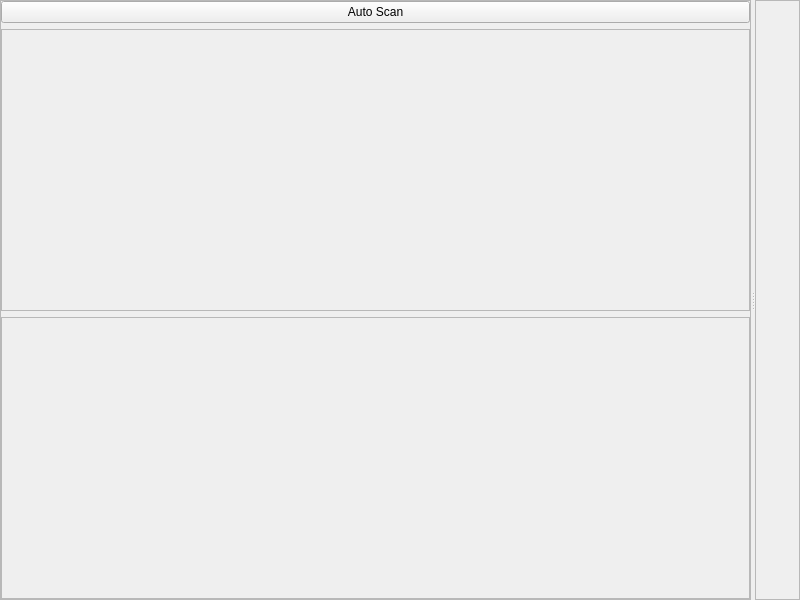
<?xml version="1.0" encoding="UTF-8"?>
<ui version="4.0">
 <class>MainWindow</class>
 <widget class="QMainWindow" name="MainWindow">
  <property name="geometry">
   <rect>
    <x>0</x>
    <y>0</y>
    <width>800</width>
    <height>600</height>
   </rect>
  </property>
  <property name="windowTitle">
   <string>MainWindow</string>
  </property>
  <widget class="QWidget" name="centralwidget">
   <layout class="QGridLayout" name="gridLayout">
    <property name="margin">
     <number>0</number>
    </property>
    <property name="spacing">
     <number>0</number>
    </property>
    <item row="0" column="0">
     <widget class="QSplitter" name="splitter">
      <property name="orientation">
       <enum>Qt::Horizontal</enum>
      </property>
      <widget class="QFrame" name="frame">
       <property name="sizePolicy">
        <sizepolicy hsizetype="Maximum" vsizetype="Preferred">
         <horstretch>0</horstretch>
         <verstretch>0</verstretch>
        </sizepolicy>
       </property>
       <property name="frameShape">
        <enum>QFrame::StyledPanel</enum>
       </property>
       <property name="frameShadow">
        <enum>QFrame::Raised</enum>
       </property>
       <property name="class" stdset="0">
        <string>PeripheralCollection</string>
       </property>
       <layout class="QVBoxLayout" name="verticalLayout">
        <property name="spacing">
         <number>6</number>
        </property>
        <property name="margin">
         <number>0</number>
        </property>
        <item>
         <widget class="QPushButton" name="pushButton">
          <property name="text">
           <string>Auto Scan</string>
          </property>
         </widget>
        </item>
        <item>
         <widget class="QScrollArea" name="scrollArea">
          <property name="minimumSize">
           <size>
            <width>200</width>
            <height>0</height>
           </size>
          </property>
          <property name="styleSheet">
           <string notr="true"/>
          </property>
          <property name="widgetResizable">
           <bool>true</bool>
          </property>
          <widget class="QWidget" name="scrollLayout">
           <property name="geometry">
            <rect>
             <x>0</x>
             <y>0</y>
             <width>745</width>
             <height>265</height>
            </rect>
           </property>
           <layout class="QVBoxLayout" name="nodeArea">
            <property name="spacing">
             <number>0</number>
            </property>
            <property name="margin">
             <number>0</number>
            </property>
            <item>
             <spacer name="verticalSpacer">
              <property name="orientation">
               <enum>Qt::Vertical</enum>
              </property>
              <property name="sizeHint" stdset="0">
               <size>
                <width>20</width>
                <height>40</height>
               </size>
              </property>
             </spacer>
            </item>
           </layout>
          </widget>
         </widget>
        </item>
        <item>
         <widget class="QScrollArea" name="scrollArea_2">
          <property name="styleSheet">
           <string notr="true"/>
          </property>
          <property name="widgetResizable">
           <bool>true</bool>
          </property>
          <widget class="QWidget" name="scroll2layout">
           <property name="geometry">
            <rect>
             <x>0</x>
             <y>0</y>
             <width>745</width>
             <height>265</height>
            </rect>
           </property>
           <property name="styleSheet">
            <string notr="true"/>
           </property>
           <layout class="QVBoxLayout" name="paramMenus">
            <property name="spacing">
             <number>0</number>
            </property>
            <property name="margin">
             <number>0</number>
            </property>
            <item>
             <spacer name="verticalSpacer_2">
              <property name="orientation">
               <enum>Qt::Vertical</enum>
              </property>
              <property name="sizeHint" stdset="0">
               <size>
                <width>20</width>
                <height>40</height>
               </size>
              </property>
             </spacer>
            </item>
           </layout>
          </widget>
         </widget>
        </item>
       </layout>
      </widget>
      <widget class="QFrame" name="frame_2">
       <property name="frameShape">
        <enum>QFrame::StyledPanel</enum>
       </property>
       <property name="frameShadow">
        <enum>QFrame::Raised</enum>
       </property>
       <layout class="QVBoxLayout" name="plot_area">
        <property name="spacing">
         <number>0</number>
        </property>
        <property name="margin">
         <number>5</number>
        </property>
       </layout>
      </widget>
     </widget>
    </item>
   </layout>
  </widget>
  <widget class="QMenuBar" name="menubar">
   <property name="geometry">
    <rect>
     <x>0</x>
     <y>0</y>
     <width>800</width>
     <height>25</height>
    </rect>
   </property>
  </widget>
 </widget>
 <resources/>
 <connections>
  <connection>
   <sender>pushButton</sender>
   <signal>clicked()</signal>
   <receiver>MainWindow</receiver>
   <slot>scan()</slot>
   <hints>
    <hint type="sourcelabel">
     <x>695</x>
     <y>45</y>
    </hint>
    <hint type="destinationlabel">
     <x>804</x>
     <y>59</y>
    </hint>
   </hints>
  </connection>
 </connections>
 <slots>
  <slot>scan()</slot>
 </slots>
</ui>
